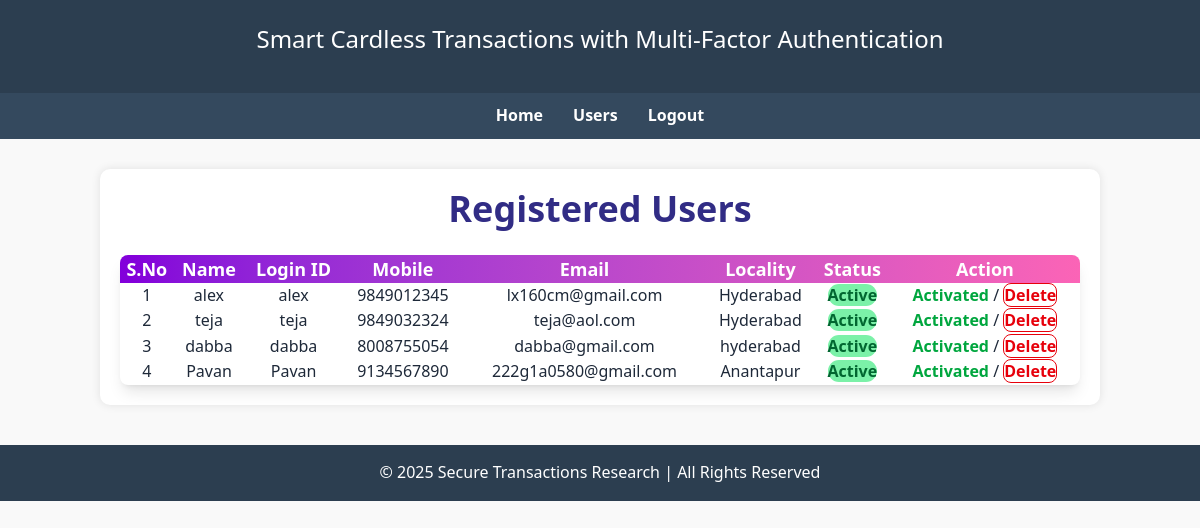
Page /RegisterUsersView/ on the committed database.
### users/models.py (models this page shows, shortened)
class UserRegistrationModel(models.Model):
    name = models.CharField(max_length=100)
    loginid = models.CharField(unique=True, max_length=100)
    password = models.CharField(max_length=100)
    mobile = models.CharField(unique=True, max_length=100)
    email = models.CharField(unique=True, max_length=100)
    locality = models.CharField(max_length=100)
    address = models.CharField(max_length=1000)
    city = models.CharField(max_length=100)
    state = models.CharField(max_length=100)
    status = models.CharField(max_length=100)
    class Meta:
        db_table = 'UserRegistrations'

### admins/views.py (the view)
# urls.py: path('RegisterUsersView/', admins.RegisterUsersView, name='RegisterUsersView'),
def RegisterUsersView(request):
    data = UserRegistrationModel.objects.all()
    return render(request, 'admins/viewregisterusers.html', {'data': data})

### assets/templates/admins/viewregisterusers.html
{% extends 'admins/adminbase.html' %}
{% load static %}
{% block contents %}
<h3 class="text-4xl font-extrabold text-indigo-900 mb-8 text-center">Registered Users</h3>
<br>
<div class="overflow-x-auto bg-white shadow-lg rounded-lg">
    <table class="table table-hover table-bordered text-gray-800 w-full">
        <thead class="bg-gradient-to-r from-purple-700 to-pink-400 text-white text-center">
        <tr class="text-lg font-semibold">
            <th>S.No</th>
            <th>Name</th>
            <th>Login ID</th>
            <th>Mobile</th>
            <th>Email</th>
            <th>Locality</th>
            <th>Status</th>
            <th>Action</th>
        </tr>
        </thead>
        <tbody>
        {% for i in data %}
        <tr class="hover:bg-gray-100 transition duration-300 ease-in-out">
            <td class="text-center py-4">{{ forloop.counter }}</td>
            <td class="text-center py-4">{{ i.name }}</td>
            <td class="text-center py-4">{{ i.loginid }}</td>
            <td class="text-center py-4">{{ i.mobile }}</td>
            <td class="text-center py-4">{{ i.email }}</td>
            <td class="text-center py-4">{{ i.locality }}</td>
            <td class="text-center py-4">
                {% if i.status == 'waiting' %}
                <span class="bg-yellow-300 text-yellow-800 font-semibold py-1 px-2 rounded-full">Waiting</span>
                {% else %}
                <span class="bg-green-300 text-green-800 font-semibold py-1 px-2 rounded-full">Active</span>
                {% endif %}
            </td>
            <td class="text-center py-4">
                {% if i.status == 'waiting' %}
                <a href="/ActivaUsers/?uid={{ i.id }}"
                   class="text-blue-600 hover:text-blue-800 font-bold py-1 px-3 rounded-lg border border-blue-600 hover:bg-blue-100 transition duration-200">Activate</a>
                {% else %}
                <span class="text-green-600 font-semibold">Activated</span> /
                <a href="/DeleteUsers/?uid={{ i.id }}"
                   class="text-red-600 hover:text-red-800 font-bold py-1 px-3 rounded-lg border border-red-600 hover:bg-red-100 transition duration-200">Delete</a>
                {% endif %}
            </td>
        </tr>
        {% endfor %}
        </tbody>
    </table>
</div>
{% endblock %}

### assets/templates/admins/adminbase.html (shortened to what this page needs)
{% load static %}
<!DOCTYPE html>
<html lang="en">
<head>
    <link href="{% static 'css/style.css' %}" rel="stylesheet">
    <script src="https://unpkg.com/@tailwindcss/browser@latest"></script>
</head>
<body>
<header>
    <h1>Smart Cardless Transactions with Multi-Factor Authentication</h1>
</header>
<nav>
    <a href="{% url 'AdminHome' %}">Home</a>
    <a href="{% url 'RegisterUsersView' %}">Users</a>
    <a href="{% url 'index' %}">Logout</a>
</nav>
<div class="container">
    {%block contents%}
    {%endblock%}
</div>
<footer>
    &copy; 2025 Secure Transactions Research | All Rights Reserved
</footer>
</body>
</html>

### assets/static/css/style.css (style rules this page uses)
* { margin: 0; padding: 0; box-sizing: border-box; font-family: 'Segoe UI', Tahoma, Geneva, Verdana, sans-serif; }
body { background-color: #f9f9f9; color: #333; line-height: 1.6; }
header { background-color: #2c3e50; color: #fff; padding: 20px 0; text-align: center; }
nav { background-color: #34495e; display: flex; justify-content: center; padding: 10px 0; }
nav a { color: white; margin: 0 15px; text-decoration: none; font-weight: bold; transition: color 0.3s ease; }
.container { max-width: 1000px; margin: 30px auto; padding: 20px; background: white; box-shadow: 0 0 10px rgba(0,0,0,0.1); border-radius: 10px; }
h1 { font-size: 24px; margin-bottom: 15px; }
footer { text-align: center; padding: 15px; background: #2c3e50; color: #fff; margin-top: 40px; }

### rows in the picture
UserRegistrationModel: name "alex", loginid "alex", mobile "9849012345", email "lx160cm@gmail.com", locality "Hyderabad", status "Active"
UserRegistrationModel: name "teja", loginid "teja", mobile "9849032324", email "teja@aol.com", locality "Hyderabad", status "Active"
UserRegistrationModel: name "dabba", loginid "dabba", mobile "8008755054", email "dabba@gmail.com", locality "hyderabad", status "Active"
UserRegistrationModel: name "Pavan", loginid "Pavan", mobile "9134567890", email "222g1a0580@gmail.com", locality "Anantapur", status "Active"
